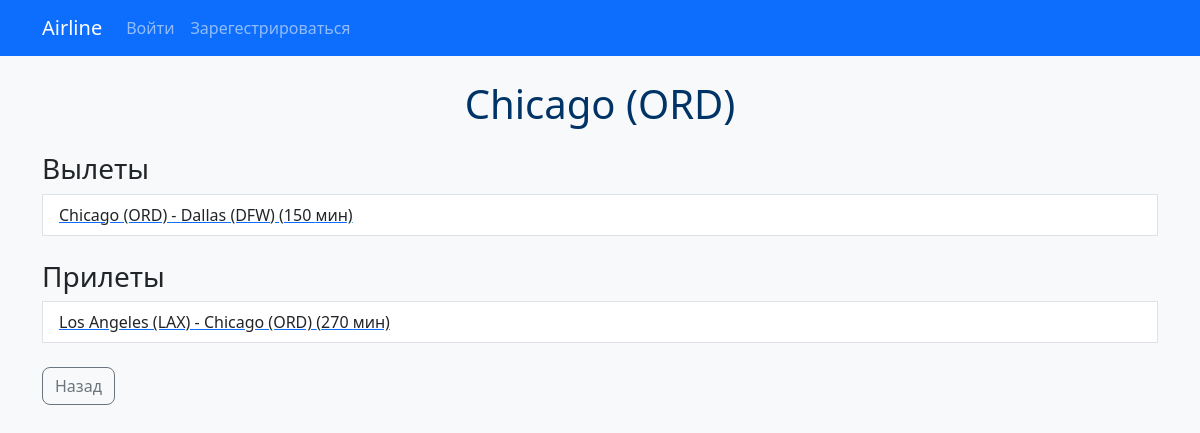
/airport_detail/7/, run on the app's committed database.
### flights/models.py (models this page shows, shortened)
class Airport(models.Model):
    code = models.CharField(max_length=3, unique=True)
    city = models.CharField(max_length=64)
    def __str__(self):
        return f"{self.city} ({self.code})"

class Flight(models.Model):
    origin = models.ForeignKey(Airport, on_delete=models.CASCADE, related_name="departures")
    destination = models.ForeignKey(Airport, on_delete=models.CASCADE, related_name="arrivals")
    duration = models.IntegerField()
    capacity = models.IntegerField(default = 50) # type: ignore

### flights/views.py (the view)
# urls.py: path("airport_detail/<int:airport_id>/", views.airport_detail, name="airport_detail"),
def airport_detail(request, airport_id):
    airport = get_object_or_404(Airport, pk=airport_id)
    departures = Flight.objects.filter(origin=airport)
    arrivals = Flight.objects.filter(destination=airport)
    return render(request, "flights/airport_detail.html", {"airport": airport, "departures": departures, "arrivals": arrivals})

### flights/templates/flights/airport_detail.html (shortened to what this page needs)
{% extends 'flights/base.html' %}
{% block content %}
<h1 class="text-center">{{ airport.city }} ({{ airport.code }})</h1>
<h3 class="mt-4">Вылеты</h3>
<ul class="list-group">
    {% for departure in departures %}
        <a href="{% url 'flight_detail' departure.id %}"><li class="list-group-item">{{ departure.origin }} - {{ departure.destination }} ({{ departure.duration }} мин)</li> </a>
    {% endfor %}
</ul>
<h3 class="mt-4">Прилеты</h3>
<ul class="list-group">
    {% for arrival in arrivals %}
    <a href="{% url 'flight_detail' arrival.id %}"><li class="list-group-item">{{ arrival.origin }} - {{ arrival.destination }} ({{ arrival.duration }} мин)</li>
    </a>
        {% endfor %}
</ul>
<a href="/" class="btn btn-outline-secondary mt-4">Назад</a>
{% endblock %}

### flights/static/flights/css/style.css (style rules this page uses)
body { background-color: #f8f9fa; }
h1 { color: #003366; }
.btn { border-radius: 8px; }

### data on the page
Airport: city "Chicago", code "ORD"
Flight: origin "Chicago (ORD)", destination "Dallas (DFW)", duration "150"
Flight: origin "Los Angeles (LAX)", destination "Chicago (ORD)", duration "270"
